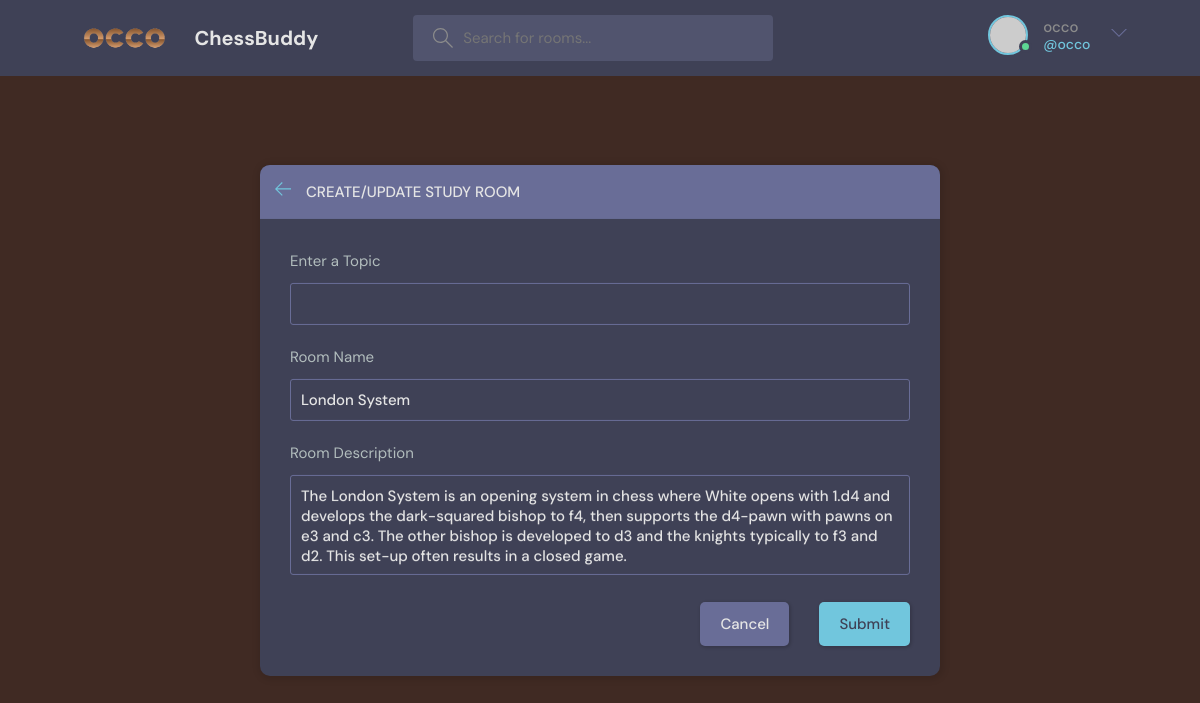
Screenshot of /update-room/1/ (signed in) with the database file from the repository.
### base/models.py (models this page shows, shortened)
class Room(models.Model):
    host=models.ForeignKey(User,on_delete=models.SET_NULL,null=True)
    topic=models.ForeignKey(Topic,on_delete=models.SET_NULL,null=True)
    name=models.CharField(max_length=200)
    description=models.TextField(null=True,blank=True)
    participants=models.ManyToManyField(User,related_name='participants',blank=True)
    updated=models.DateTimeField(auto_now=True)
    created=models.DateTimeField(auto_now_add=True)
    class Meta:
        ordering=['-updated','-created']

### base/views.py (the view, shortened to what this page needs)
# urls.py: path('update-room/<str:pk>/', views.updateRoom, name='update-room'),
@login_required(login_url='login')
def updateRoom(request,pk):
    room=Room.objects.get(id=pk)
    form=RoomForm(instance=room)
    topics=Topic.objects.all()
    if request.user != room.host:
        return HttpResponse('You are not allowed to update this room')
    context={'form':form,'topics':topics}
    return render(request, 'base/room_form.html',context)

### base/forms.py
class RoomForm(ModelForm):
    class Meta:
        model=Room
        fields='__all__'
        exclude=['host','participants']

### base/templates/base/room_form.html (shortened to what this page needs)
{% extends 'main.html' %}
{% block content %}
<main class="create-room layout">
  <div class="container">
    <div class="layout__box">
      <div class="layout__boxHeader">
        <div class="layout__boxTitle">
          <a href="{% url 'home' %}">
            <svg version="1.1" xmlns="http://www.w3.org/2000/svg" width="32" height="32" viewBox="0 0 32 32">
              <title>arrow-left</title>
              <path
                d="M13.723 2.286l-13.723 13.714 13.719 13.714 1.616-1.611-10.96-10.96h27.625v-2.286h-27.625l10.965-10.965-1.616-1.607z">
              </path>
            </svg>
          </a>
          <h3>Create/Update Study Room</h3>
        </div>
      </div>
      <div class="layout__body">
        <form class="form" action="" method="POST">
          <div class="form__group">
            <label for="room_topic">Enter a Topic</label>
            <input required type="text" value="{{room.topic.name}}" name="topic" list="topic-list" />
          </div>
          <div class="form__group">
            <label for="room_name">Room Name</label>
            {{form.name}}
          </div>
          <div class="form__group">
            <label for="room_description">Room Description</label>
            {{form.description}}
          </div>
          <div class="form__action">
            <a class="btn btn--dark" href="{% url 'home' %}">Cancel</a>
            <button class="btn btn--main" type="submit">Submit</button>
          </div>
        </form>
      </div>
    </div>
  </div>
</main>
{% endblock content %}

### templates/navbar.html (shortened to what this page needs)
{% load static %}
<header class="header header--loggedIn">
    <div class="container">
      <a href="{% url 'home' %}" class="header__logo">
        <img src="{% static 'images/logo.png' %}" style="width: auto; max-height: 5rem; object-fit: contain;"/>
        <h1>ChessBuddy</h1>
      </a>
      <form method="GET" action="{% url 'home' %}" class="header__search">
        <label>
          <input placeholder="Search for rooms..." name="q" />
        </label>
      </form>
      <nav class="header__menu">
        {% if request.user.is_authenticated %}
        <div class="header__user">
          <a href="{% url 'update-user' %}">
            <div class="avatar avatar--medium active">
              <img src="https://randomuser.me/api/portraits/men/37.jpg" />
            </div>
            <p>{{request.user.username}} <span>@{{request.user.username}}</span></p>
          </a>
          <button class="dropdown-button">
            <svg version="1.1" xmlns="http://www.w3.org/2000/svg" width="32" height="32" viewBox="0 0 32 32">
              <title>chevron-down</title>
              <path d="M16 21l-13-13h-3l16 16 16-16h-3l-13 13z"></path>
            </svg>
          </button>
        </div>
        {% else %}
         <a href="{% url 'login' %}">
          <img src="{% static 'images/avatar.svg' %}" />
          <p>Login</p>
        </a>
        {% endif %}
      </nav>
    </div>
  </header>

### rows the page displays
Room: name "London System", description "The London System is an opening system in chess where White opens with 1.d4 and develops the dark-squared bishop to f4, then supports the d4-pawn with pawns on e3 and c3. The other bishop is developed to d3 and the knights typically to f3 and d2. This set-up often results in a closed game."

### other values shown
{{ request.user.username }} "occo"
